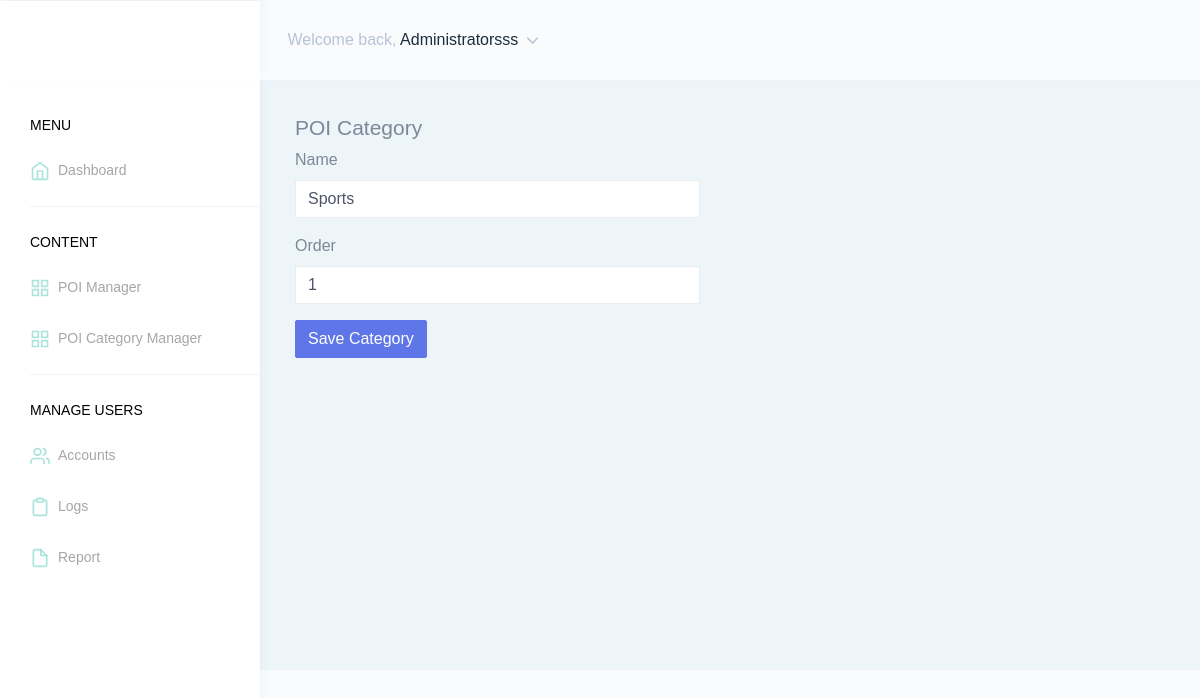
The page /home/html/vrpoicategorycreate.php?id=1 (signed in) on the database its author committed.
### tables this page shows
CREATE TABLE `user_tbl` (
  `id` int(11) NOT NULL,
  `user_uname` varchar(500) NOT NULL,
  `user_pword` varchar(500) NOT NULL,
  `user_fname` varchar(500) NOT NULL,
  `user_email` varchar(500) NOT NULL,
  `user_contact` varchar(500) NOT NULL
);

CREATE TABLE `poi_categories` (
  `id` int(10) NOT NULL,
  `category_name` varchar(100) DEFAULT NULL,
  `poi_order` tinyint(4) DEFAULT NULL,
  `created_at` timestamp NOT NULL DEFAULT current_timestamp()
);

### home/html/vrpoicategorycreate.php (the view, shortened to what this page needs)
<?php include_once('config/config.php')?>
<?php
    if( isset($_GET['id']) )
    {
        $sql = " SELECT * FROM poi_categories
            where id = '{$_GET['id']}' ";
        $query = mysqli_query($connection , $sql);
        $poi_category = mysqli_fetch_object($query);
    }
?>
<?php TMP_HEAD(); ?>
    <div class="row container-fluid">
        <div class="col-6">
            <h3>POI Category</h3>
            <form action="" method="post">
                <div class="form-group">
                    <label for="#">Name</label>
                    <input type="text" name="category_name" class="form-control" value="<?php echo $poi_category->category_name ?? ''?>">
                </div>
                <div class="form-group">
                    <label for="#">Order</label>
                    <input type="number" name="poi_order" class="form-control" value="<?php echo $poi_category->poi_order ?? ''?>">
                </div>
                <input type="submit" class="btn btn-primary" value="Save Category" name="save_category">
            </form>
        </div>
    </div>

### home/html/inc/header.php (shortened to what this page needs)
<?php
    global $connection;
    $sql="select * FROM user_tbl where user_uname = '" . $_SESSION['aUname'] . "' and user_pword = '" . $_SESSION['aPword'] . "'";
    $rs=mysqli_query($connection,$sql);
    $rowAccount = array();
    while ($rows = mysqli_fetch_object($rs))
    {
        $rowAccount[] = $rows;
    }
    function GetUserFullName($rowAccount)
    {
        return ucwords($rowAccount[0]->user_fname);
    }
?>
<!DOCTYPE html>
<html dir="ltr" lang="en">
<head>
    <link href="../assets/extra-libs/c3/c3.min.css" rel="stylesheet">
    <link href="../assets/libs/chartist/dist/chartist.min.css" rel="stylesheet">
    <link href="../assets/extra-libs/jvector/jquery-jvectormap-2.0.2.css" rel="stylesheet" />
    <link href="../dist/css/style.min.css" rel="stylesheet">
    <link href="../assets/libs/morris.js/morris.css" rel="stylesheet">
    <link href="../assets/extra-libs/datatables.net-bs4/css/dataTables.bootstrap4.css" rel="stylesheet">
</head>
<body>
    <div id="main-wrapper" data-theme="light" data-layout="vertical" data-navbarbg="skin6" data-sidebartype="full"
        data-sidebar-position="fixed" data-header-position="fixed" data-boxed-layout="full">
        <header class="topbar" data-navbarbg="skin6">
            <nav class="navbar top-navbar navbar-expand-md">
                <div class="navbar-header" data-logobg="skin6">
                    <div class="navbar-brand">
                        <a href="index.html">
                        </a>
                    </div>
                </div>
                <div class="navbar-collapse collapse" id="navbarSupportedContent">
                    <ul class="navbar-nav float-right">
                        <li class="nav-item dropdown">
                            <a class="nav-link dropdown-toggle" href="javascript:void(0)" data-toggle="dropdown"
                                aria-haspopup="true" aria-expanded="false">
                                <span class="ml-2 d-lg-inline-block"><span>Welcome back,</span> <span
                                        class="text-dark"><?php echo GetUserFullName($rowAccount); ?></span> <i data-feather="chevron-down"
                                        class="svg-icon"></i></span>
                            </a>
                        </li>
                    </ul>
                </div>
            </nav>
        </header>
        <aside class="left-sidebar" data-sidebarbg="skin6">
            <div class="scroll-sidebar" data-sidebarbg="skin6">
                <nav class="sidebar-nav">
                    <ul id="sidebarnav">
                        <li class="nav-small-cap"><span class="hide-menu">Menu</span></li>
                        <li class="sidebar-item"> <a class="sidebar-link" href="vrdashboard.php"
                            aria-expanded="false"><i data-feather="home" class="feather-icon"></i><span
                                class="hide-menu">Dashboard
                            </span></a>
                        </li>
                        <li class="list-divider"></li>
                        <li class="nav-small-cap"><span class="hide-menu">Content</span></li>
                        <li class="sidebar-item"> <a class="sidebar-link" href="vrpoi.php"
                            aria-expanded="false"><i data-feather="grid" class="feather-icon"></i><span
                                class="hide-menu">POI Manager
                            </span></a>
                        </li>
                        <li class="sidebar-item"> <a class="sidebar-link" href="vrpoicategoryindex.php"
                            aria-expanded="false"><i data-feather="grid" class="feather-icon"></i><span
                                class="hide-menu">POI Category Manager
                            </span></a>
                        </li>
                        <li class="list-divider"></li>
                        <li class="nav-small-cap"><span class="hide-menu">Manage Users</span></li>
                        <li class="sidebar-item"> <a class="sidebar-link" href="vruser.php"
                            aria-expanded="false"><i data-feather="users" class="feather-icon"></i><span
                                class="hide-menu">Accounts
                            </span></a>
                        </li>
                        <li class="sidebar-item"> <a class="sidebar-link" href="vrlogs.php"
                            aria-expanded="false"><i data-feather="clipboard" class="feather-icon"></i><span
                                class="hide-menu">Logs
                            </span></a>
                        </li>
                        <li class="sidebar-item"> <a class="sidebar-link" href="vrreport.php"
                            aria-expanded="false"><i data-feather="file" class="feather-icon"></i><span
                                class="hide-menu">Report
                            </span></a>
                        </li>
                    </ul>
                </nav>
            </div>
        </aside>
        <div class="page-wrapper" style="background-color: #EEF5F9 !important;">

### home/html/inc/header.php (style rules this page uses)
.feather-icon { color: #86D8CA !important; font-weight: 700; }
.hide-menu { font-size: 14px !important; }

### rows shown on the page
user_tbl: user_fname "Administratorsss"
poi_categories: category_name "Sports", poi_order "1"
